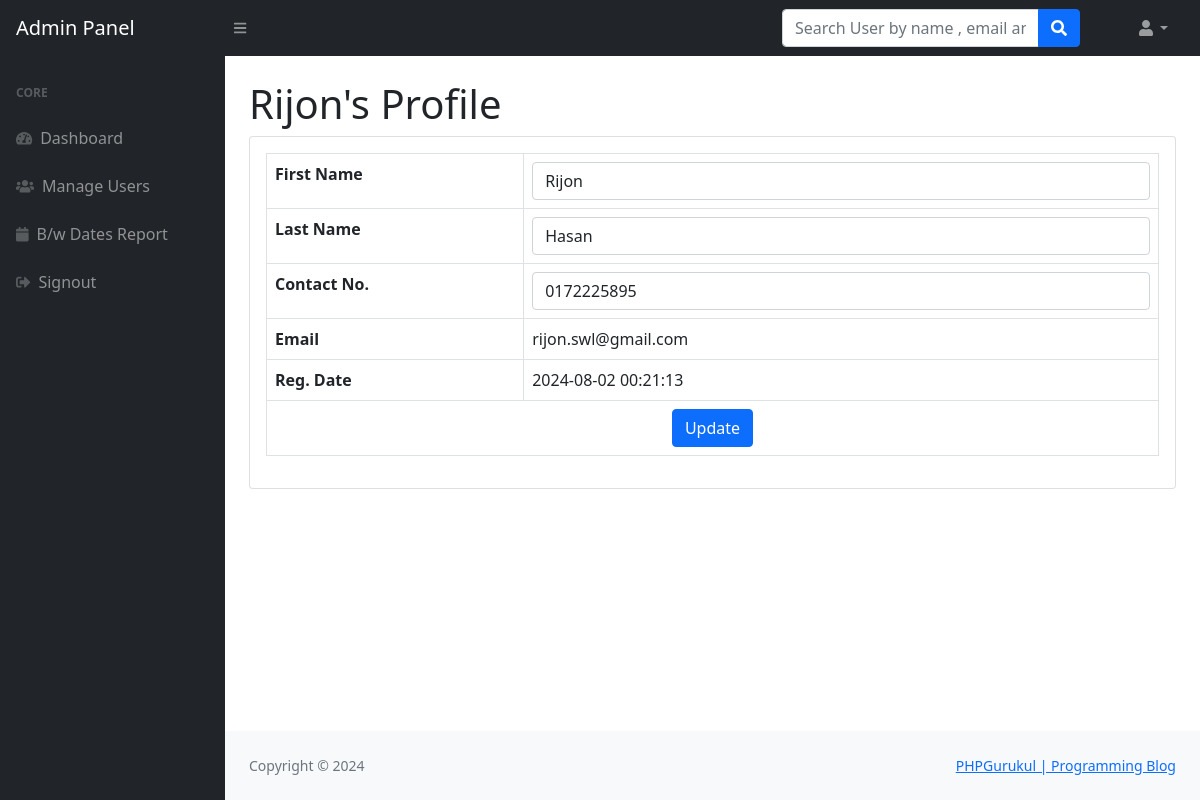
Page /admin/edit-profile.php?uid=3 (signed in) on the committed database.
### tables this page shows
CREATE TABLE IF NOT EXISTS `users` (
  `id` int(11) NOT NULL AUTO_INCREMENT,
  `fname` varchar(255) DEFAULT NULL,
  `lname` varchar(255) DEFAULT NULL,
  `email` varchar(255) DEFAULT NULL,
  `password` varchar(300) DEFAULT NULL,
  `contactno` varchar(11) DEFAULT NULL,
  `posting_date` timestamp NOT NULL DEFAULT CURRENT_TIMESTAMP,
  PRIMARY KEY (`id`)
);

### admin/edit-profile.php (the view, shortened to what this page needs)
<?php session_start();
include_once('../includes/config.php');
if (strlen($_SESSION['adminid']==0)) {
  header('location:logout.php');
  } else{
?>
<!DOCTYPE html>
<html lang="en">
    <head>
        <link href="https://cdn.jsdelivr.net/npm/simple-datatables@latest/dist/style.css" rel="stylesheet" />
        <link href="../css/styles.css" rel="stylesheet" />
    </head>
    <body class="sb-nav-fixed">
      <?php include_once('includes/navbar.php');?>
        <div id="layoutSidenav">
          <?php include_once('includes/sidebar.php');?>
            <div id="layoutSidenav_content">
                <main>
                    <div class="container-fluid px-4">
<?php
$userid=$_GET['uid'];
$query=mysqli_query($con,"select * from users where id='$userid'");
while($result=mysqli_fetch_array($query))
{?>
                        <h1 class="mt-4"><?php echo $result['fname'];?>'s Profile</h1>
                        <div class="card mb-4">
                     <form method="post">
                            <div class="card-body">
                                <table class="table table-bordered">
                                   <tr>
                                    <th>First Name</th>
                                       <td><input class="form-control" id="fname" name="fname" type="text" value="<?php echo $result['fname'];?>" required /></td>
                                   </tr>
                                   <tr>
                                       <th>Last Name</th>
                                       <td><input class="form-control" id="lname" name="lname" type="text" value="<?php echo $result['lname'];?>"  required /></td>
                                   </tr>
                                         <tr>
                                       <th>Contact No.</th>
                                       <td colspan="3"><input class="form-control" id="contact" name="contact" type="text" value="<?php echo $result['contactno'];?>"  pattern="[0-9]{10}" title="10 numeric characters only"  maxlength="10" required /></td>
                                   </tr>
                                   <tr>
                                       <th>Email</th>
                                       <td colspan="3"><?php echo $result['email'];?></td>
                                   </tr>
                                        <tr>
                                       <th>Reg. Date</th>
                                       <td colspan="3"><?php echo $result['posting_date'];?></td>
                                   </tr>
                                   <tr>
                                       <td colspan="4" style="text-align:center ;"><button type="submit" class="btn btn-primary btn-block" name="update">Update</button></td>
                                   </tr>
                                </table>
                            </div>
                            </form>
                        </div>
<?php } ?>
                    </div>
                </main>
          <?php include('../includes/footer.php');?>
    </body>
</html>
<?php } ?>

### rows in the picture
users: fname "Rijon", lname "Hasan", contact "0172225895", email "rijon.swl@gmail.com", posting_date "2024-08-02 00:21:13"
